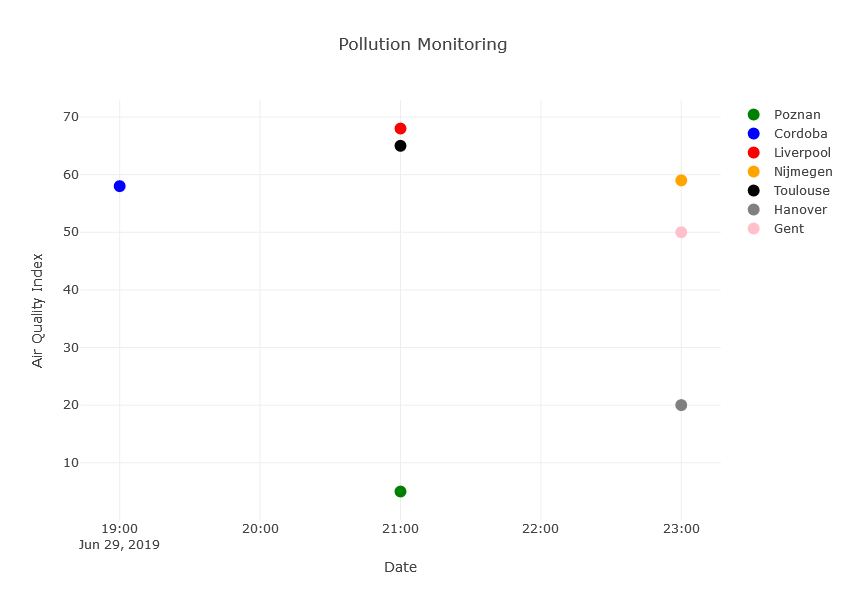

Reproduce this figure in Python.
import plotly.plotly as py
import plotly.graph_objs as go
import plotly 
import sys
import pyodbc

plotly.tools.set_credentials_file(username='pjag', api_key='YA121gXBTHzLxlWJvA1V')


def plotData():
 try:
   cnx = pyodbc.connect("DRIVER={ODBC Driver 17 for SQL Server};Server=localhost\SQLEXPRESS;Database=PollutionMonitor;Trusted_Connection=yes;uid=IMPAQ\pjag;pwd=")
   cursor = cnx.cursor()

   getDataForPoznan = "SELECT max(aqi) as aqi, aqitime FROM [dbo].[data] WHERE idx = 6531 group by aqitime"
   getDataForCordoba = "SELECT max(aqi) as aqi, aqitime FROM [dbo].[data] WHERE idx = 8461 group by aqitime"
   getDataForLiverpool = "SELECT max(aqi) as aqi, aqitime FROM [dbo].[data] WHERE idx = 3187 group by aqitime"
   getDataForNijmegen = "SELECT max(aqi) as aqi, aqitime FROM [dbo].[data] WHERE idx = 6477 group by aqitime"
   getDataForToulouse = "SELECT max(aqi) as aqi, aqitime FROM [dbo].[data] WHERE idx = 3835 group by aqitime"
   getDataForHanover = "SELECT max(aqi) as aqi, aqitime FROM [dbo].[data] WHERE idx = 6205 group by aqitime"
   getDataForGent = "SELECT max(aqi) as aqi, aqitime FROM [dbo].[data] WHERE idx = 8904 group by aqitime"

   xP = []
   yP = []
   cursor.execute(getDataForPoznan)
   valueP = cursor.fetchall()
   for i in valueP:
      xP.insert(1, i[1])
      yP.insert(2, i[0]) 
   tracePoznan = {"x": xP, "y": yP, "marker": {"color": "green", "size": 12}, "mode": "markers", "name": "Poznan", "type": "scatter"}
   
   xC = []
   yC = []
   cursor.execute(getDataForCordoba)
   valueC = cursor.fetchall()
   for i in valueC:
      xC.insert(1, i[1])
      yC.insert(2, i[0])   
   traceCordoba = {"x": xC, "y": yC, "marker": {"color": "blue", "size": 12}, "mode": "markers", "name": "Cordoba", "type": "scatter"}
   
   xL = []
   yL = []
   cursor.execute(getDataForLiverpool)
   valueL = cursor.fetchall()
   for i in valueL:
      xL.insert(1, i[1])
      yL.insert(2, i[0])   
   traceLiverpool = {"x": xL, "y": yL, "marker": {"color": "red", "size": 12}, "mode": "markers", "name": "Liverpool", "type": "scatter"}
   
   xN = []
   yN = []
   cursor.execute(getDataForNijmegen)
   valueN = cursor.fetchall()
   for i in valueN:
      xN.insert(1, i[1])
      yN.insert(2, i[0])   
   traceNijmegen = {"x": xN, "y": yN, "marker": {"color": "orange", "size": 12}, "mode": "markers", "name": "Nijmegen", "type": "scatter"}
   
   xT = []
   yT = []
   cursor.execute(getDataForToulouse)
   valueT = cursor.fetchall()
   for i in valueT:
      xT.insert(1, i[1])
      yT.insert(2, i[0])  
   traceToulouse = {"x": xT, "y": yT, "marker": {"color": "black", "size": 12}, "mode": "markers", "name": "Toulouse", "type": "scatter"}
   
   xH = []
   yH = []
   cursor.execute(getDataForHanover)
   valueH = cursor.fetchall()
   for i in valueH:
      xH.insert(1, i[1])
      yH.insert(2, i[0])   
   traceHanover = {"x": xH, "y": yH, "marker": {"color": "grey", "size": 12}, "mode": "markers", "name": "Hanover", "type": "scatter"}
   
   xG = []
   yG = []
   cursor.execute(getDataForGent)
   valueG = cursor.fetchall()
   for i in valueG:
      xG.insert(1, i[1])
      yG.insert(2, i[0])   
   traceGent = {"x": xG, "y": yG, "marker": {"color": "pink", "size": 12}, "mode": "markers", "name": "Gent", "type": "scatter"}


   data = [tracePoznan, traceCordoba, traceLiverpool, traceNijmegen, traceToulouse, traceHanover, traceGent]
   layout = {"title": "Pollution Monitoring", "xaxis": {"title": "Date", }, "yaxis": {"title": "Air Quality Index"}}

   fig = go.Figure(data=data, layout=layout)
   py.plot(fig, filenmae='basic_dot-plot')
   cursor.close()

 except:
   print 'errors in plotData function'
 else:
   cnx.close()
